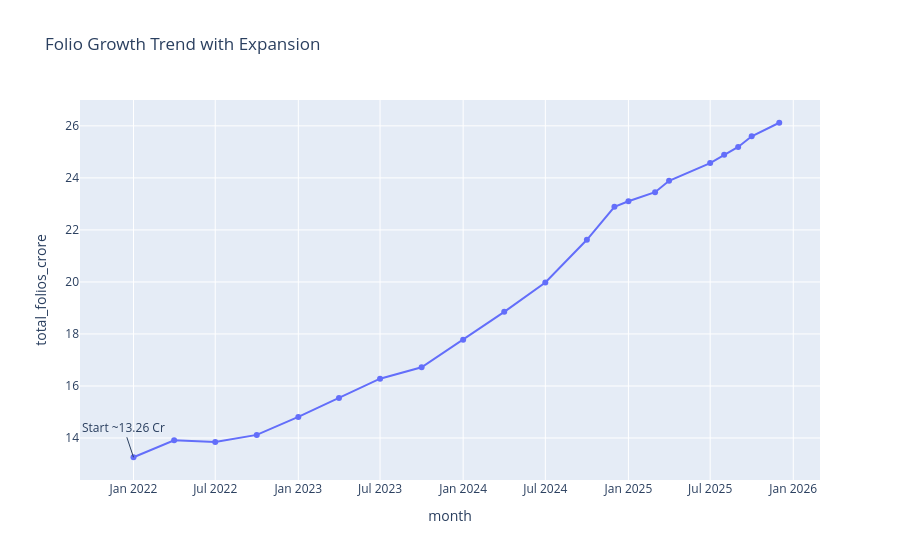

This figure's notebook cell:
### Code cell
fig = px.line(
    folio,
    x="month",
    y="total_folios_crore",
    title="Folio Growth Trend with Expansion",
    markers=True
)

fig.add_annotation(
    x=folio["month"].iloc[0],
    y=folio["total_folios_crore"].iloc[0],
    text="Start ~13.26 Cr",
    showarrow=True
)

fig.show()

### Figure 1 — Plotly figure (JSON) as saved in the notebook; plotly's stock layout.template omitted (floating-point values rounded to 4 significant figures)
{"data": [{"hovertemplate": "month=%{x}<br>total_folios_crore=%{y}<extra></extra>", "legendgroup": "", "line": {"color": "#636efa", "dash": "solid"}, "marker": {"symbol": "circle"}, "mode": "lines+markers", "name": "", "orientation": "v", "showlegend": false, "type": "scatter", "x": ["2022-01-01T00:00:00.000000", "2022-04-01T00:00:00.000000", "2022-07-01T00:00:00.000000", "2022-10-01T00:00:00.000000", "2023-01-01T00:00:00.000000", "2023-04-01T00:00:00.000000", "2023-07-01T00:00:00.000000", "2023-10-01T00:00:00.000000", "2024-01-01T00:00:00.000000", "2024-04-01T00:00:00.000000", "2024-07-01T00:00:00.000000", "2024-10-01T00:00:00.000000", "2024-12-01T00:00:00.000000", "2025-01-01T00:00:00.000000", "2025-03-01T00:00:00.000000", "2025-04-01T00:00:00.000000", "2025-07-01T00:00:00.000000", "2025-08-01T00:00:00.000000", "2025-09-01T00:00:00.000000", "2025-10-01T00:00:00.000000", "2025-12-01T00:00:00.000000"], "xaxis": "x", "y": [13.26, 13.91, 13.85, 14.12, 14.81, 15.54, 16.28, 16.72, 17.78, 18.85, 19.98, 21.62, 22.89, 23.1, 23.45, 23.89, 24.57, 24.89, 25.19, 25.6, 26.12], "yaxis": "y"}], "layout": {"annotations": [{"showarrow": true, "text": "Start ~13.26 Cr", "x": "2022-01-01T00:00:00", "y": 13.26}], "legend": {"tracegroupgap": 0}, "title": {"text": "Folio Growth Trend with Expansion"}, "xaxis": {"anchor": "y", "domain": [0, 1], "title": {"text": "month"}}, "yaxis": {"anchor": "x", "domain": [0, 1], "title": {"text": "total_folios_crore"}}}}
